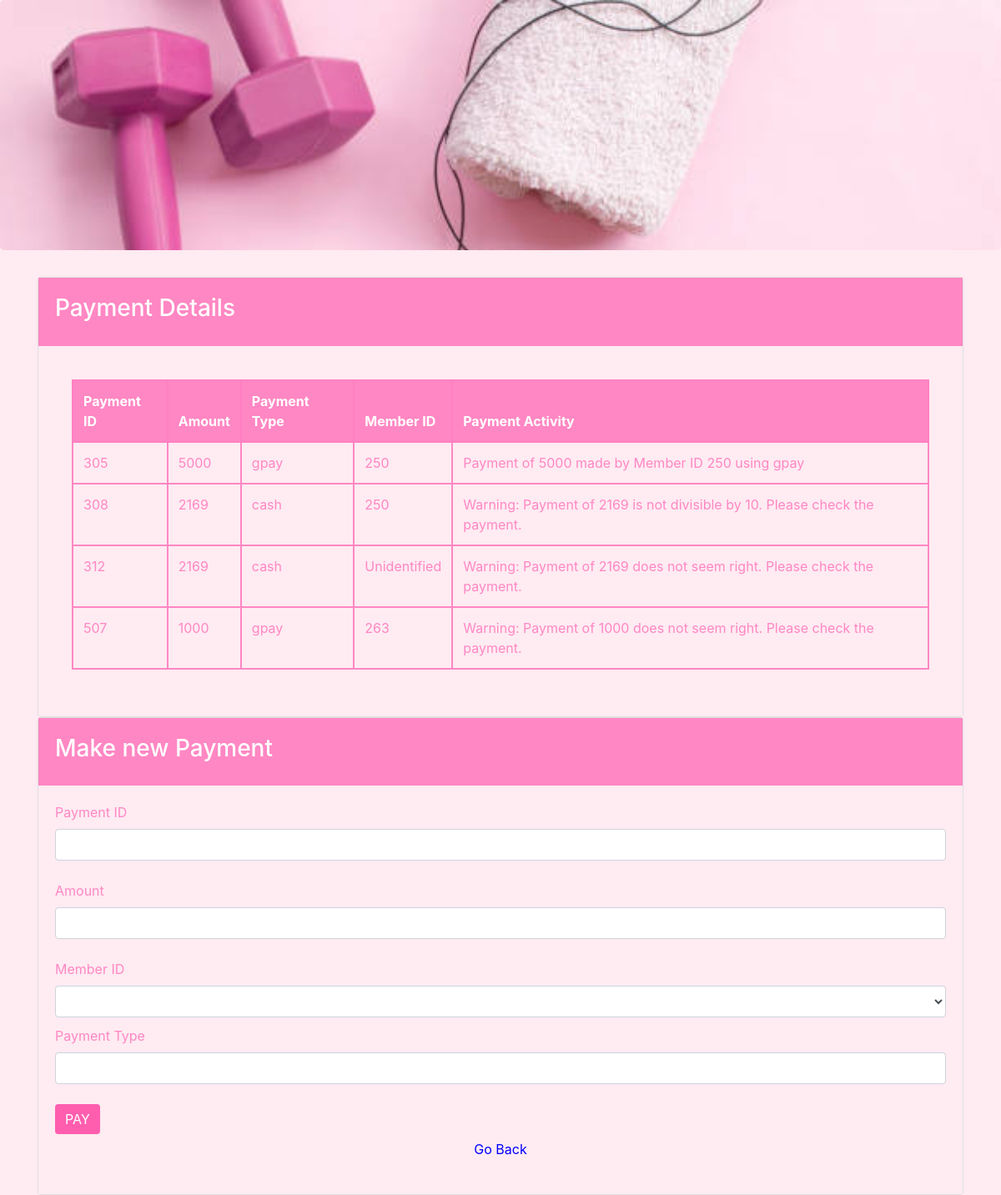
The app's page /payment.php with its own data.
### tables this page shows
CREATE TABLE `payment` (
  `Payment_id` int(11) NOT NULL,
  `Amount` int(20) NOT NULL,
  `Member_id` int(11) DEFAULT NULL,
  `payment_type` varchar(20) NOT NULL,
  `payment_activity` varchar(255) DEFAULT NULL
);

### payment.php (the view, shortened to what this page needs)
<!DOCTYPE html>
<?php include("func.php"); ?>
<html>
<head>
    <link rel="stylesheet" href="https://maxcdn.bootstrapcdn.com/bootstrap/4.0.0-beta/css/bootstrap.min.css">
</head>
<body style="background-color:#ffebf2;">
    <div class="jumbotron" style="background: url('images/2.jpg') no-repeat; background-size: cover; height: 300px;"></div>
    <div class="container">
        <div class="card">
            <div class="card-body" style="background-color:#ff87c3; color:#ffffff;">
                <div class="row">
                    <div class="col-md-3">
                        <h3>Payment Details</h3>
                    </div>
                    <div class="col-md-8">
                    </div>
                </div>
            </div>
            <div class="card-body" style="background-color:#ffebf2; color:#ff87c3;">
                <div class="card-body">
                    <table class="table table-hover table-bordered" style="border: 2px solid #ff87c3; border-collapse: collapse;">
                        <thead class="thead-dark">
                            <tr style="border: 2px solid #ff87c3;">
                                <th style="border: 2px solid #ff80c3; background-color:#ff87c3;color: #ffffff">Payment ID</th>
                                <th style="border: 2px solid #ff80c3; background-color:#ff87c3;color: #ffffff">Amount</th>
                                <th style="border: 2px solid #ff80c3; background-color:#ff87c3;color: #ffffff">Payment Type</th>
                                <th style="border: 2px solid #ff80c3; background-color:#ff87c3;color: #ffffff">Member ID</th>
                                <th style="border: 2px solid #ff80c3; background-color:#ff87c3;color: #ffffff">Payment Activity</th>
                            </tr>
                        </thead>
                        <tbody>
                            <?php get_payment(); ?>
                        </tbody>
                    </table>
                </div>
            </div>
        </div>
        <div class="card">
            <div class="card-body" style="background-color:#ff87c3; color:#ffffff;">
                <h3>Make new Payment</h3>
            </div>
            <div class="card-body" style="background-color:#ffebf2; color:#ff87c3;">
                <form class="form-group" action="func.php" method="post">
                    <label>Payment ID</label>
                    <input type="text" name="Payment_id" class="form-control"><br>
                    <label>Amount</label>
                    <input type="text" name="Amount" class="form-control"><br>
                    <?php
                        $connect = mysqli_connect("localhost", "root", "", "loginsystem");
                        $query = "SELECT Member_id FROM members";
                        $result = mysqli_query($connect, $query);
                    ?>
                    <label>Member ID</label>
                    <select name="Member_id" class="form-control" style="margin-bottom:10px;">
                        <option value="" disabled selected hidden></option>
                        <?php
                            if (mysqli_num_rows($result) > 0) {
                                while ($row = mysqli_fetch_assoc($result)) {
                                    var_dump($row);
                                }
                            } else {
                                echo "<option>No members found</option>";
                            }
                        ?>
                    </select>
                    <label>Payment Type</label>
                    <input type="text" name="payment_type" class="form-control"><br>
                    <input type="submit" class="btn btn-primary" name="pay_submit" value="PAY" style="background-color: #ff5eaf;border:0; cursor:pointer;">
                    <div class="col-md" style="text-align: center;">
                        <a href="admin-panel.php" class="btn btn-light" style="background-color: transparent; border: 0; color:blue; ">Go Back</a>
                    </div>
                </form>
            </div>
        </div>
    </div>
</body>
</html>

### func.php (shortened to what this page needs)
<?php
$con = mysqli_connect("localhost", "root", "", "loginsystem");
if (!function_exists('get_payment')) {
    function get_payment() {
        global $con;
        $query = "SELECT * FROM Payment";
        $result = mysqli_query($con, $query);
        if (mysqli_num_rows($result) > 0) {
            while ($row = mysqli_fetch_array($result)) {
                $Payment_id = $row['Payment_id'];
                $Amount = $row['Amount'];
                $payment_type = $row['payment_type'];
                $Member_id = $row['Member_id'] ?: 'Unidentified';
                $payment_activity = isset($row['payment_activity']) ? $row['payment_activity'] : 'Not Set';
                echo "<tr>
                        <td style='border: 2px solid #ff87c3;'>$Payment_id</td>
                        <td style='border: 2px solid #ff87c3;'>$Amount</td>
                        <td style='border: 2px solid #ff87c3;'>$payment_type</td>
                        <td style='border: 2px solid #ff87c3;'>$Member_id</td>
                        <td style='border: 2px solid #ff87c3;'>$payment_activity</td>
                      </tr>";
            }
        } else {
            echo "<tr>
                    <td colspan='5' style='text-align:center; border: 2px solid #ff87c3;'>No payments found.</td>
                  </tr>";
        }
    }
}
?>

### records on screen
payment: Payment_id "305", Amount "5000", payment_type "gpay", Member "250", payment_activity "Payment of 5000 made by Member ID 250 using gpay"
payment: Payment_id "308", Amount "2169", payment_type "cash", Member "250", payment_activity "Warning: Payment of 2169 is not divisible by 10. Please check the payment."
payment: Payment_id "312", Amount "2169", payment_type "cash", Member "Unidentified", payment_activity "Warning: Payment of 2169 does not seem right. Please check the payment."
payment: Payment_id "507", Amount "1000", payment_type "gpay", Member "263", payment_activity "Warning: Payment of 1000 does not seem right. Please check the payment."
